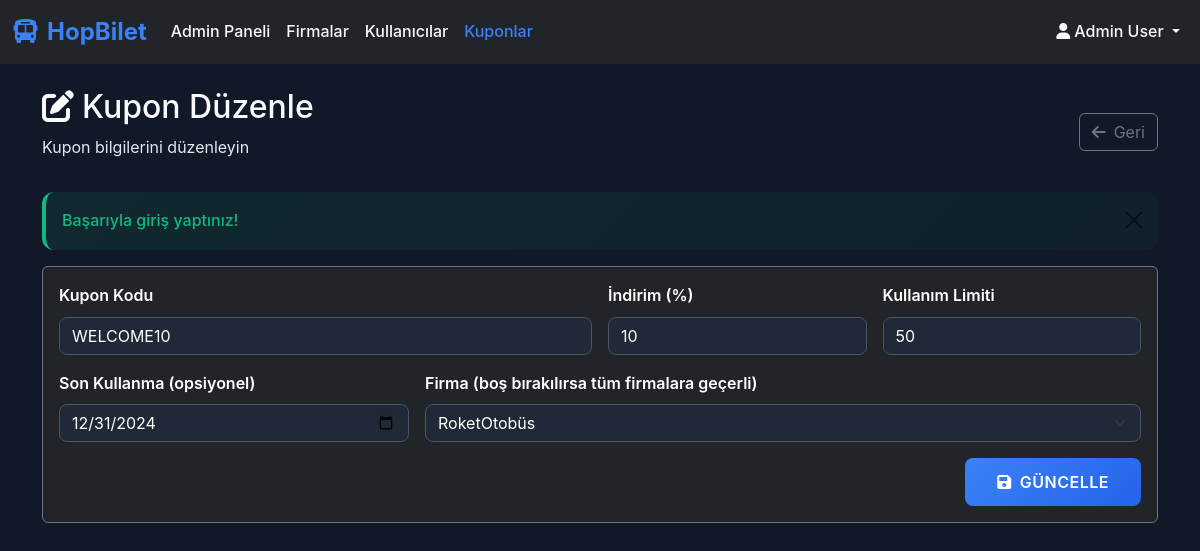
The page /admin/coupon_add.php?id=1 (signed in) on the database its author committed.
### tables this page shows
CREATE TABLE coupons (
            id INTEGER PRIMARY KEY AUTOINCREMENT,
            code VARCHAR(20) UNIQUE NOT NULL,
            discount DECIMAL(5,2) NOT NULL,
            company_id INTEGER,
            usage_limit INTEGER DEFAULT 100,
            expire_date DATE,
            created_at DATETIME DEFAULT CURRENT_TIMESTAMP,
            FOREIGN KEY (company_id) REFERENCES bus_companies(id)
        );

CREATE TABLE bus_companies (
            id INTEGER PRIMARY KEY AUTOINCREMENT,
            name VARCHAR(100) NOT NULL,
            logo_path VARCHAR(255),
            created_at DATETIME DEFAULT CURRENT_TIMESTAMP
        );

### admin/coupon_add.php (the view, shortened to what this page needs)
<?php
require_once '../config/database.php';
require_once '../includes/functions.php';
$coupon = null;
$is_edit = false;
if (isset($_GET['id'])) {
    $coupon_id = (int)$_GET['id'];
    $stmt = $pdo->prepare("SELECT * FROM coupons WHERE id = ?");
    $stmt->execute([$coupon_id]);
    $coupon = $stmt->fetch();
    $is_edit = true;
}
$companies = $pdo->query("SELECT id, name FROM bus_companies ORDER BY name")->fetchAll();
?>
<!DOCTYPE html>
<html lang="tr">
<head>
    <link href="https://cdn.jsdelivr.net/npm/bootstrap@5.3.0/dist/css/bootstrap.min.css" rel="stylesheet">
    <link href="https://cdnjs.cloudflare.com/ajax/libs/font-awesome/6.0.0/css/all.min.css" rel="stylesheet">
    <link href="../assets/css/style.css" rel="stylesheet">
</head>
<body class="dark-theme">
    <nav class="navbar navbar-expand-lg navbar-dark bg-dark">
        <div class="container-fluid">
            <a class="navbar-brand fw-bold" href="dashboard.php"><i class="fas fa-bus me-2"></i>HopBilet</a>
            <div class="collapse navbar-collapse" id="navbarNav">
                <ul class="navbar-nav me-auto">
                    <li class="nav-item"><a class="nav-link" href="dashboard.php">Admin Paneli</a></li>
                    <li class="nav-item"><a class="nav-link" href="companies.php">Firmalar</a></li>
                    <li class="nav-item"><a class="nav-link" href="users.php">Kullanıcılar</a></li>
                    <li class="nav-item"><a class="nav-link active" href="coupons.php">Kuponlar</a></li>
                </ul>
                <ul class="navbar-nav">
                    <li class="nav-item dropdown">
                        <a class="nav-link dropdown-toggle" href="#" role="button" data-bs-toggle="dropdown">
                            <i class="fas fa-user me-1"></i><?php echo htmlspecialchars($_SESSION['full_name']); ?>
                        </a>
                    </li>
                </ul>
            </div>
        </div>
    </nav>
    <div class="container mt-4">
        <div class="d-flex justify-content-between align-items-center mb-3">
            <div>
                <h2 class="text-white"><i class="fas fa-<?php echo $is_edit ? 'edit' : 'plus'; ?> me-2"></i><?php echo $is_edit ? 'Kupon Düzenle' : 'Yeni Kupon'; ?></h2>
                <p class="text-muted"><?php echo $is_edit ? 'Kupon bilgilerini düzenleyin' : 'Genel veya firma bazlı kupon oluşturun'; ?></p>
            </div>
            <a href="coupons.php" class="btn btn-outline-secondary"><i class="fas fa-arrow-left me-2"></i>Geri</a>
        </div>
        <div class="card bg-dark border-secondary">
            <div class="card-body">
                <form method="post" class="row g-3">
                    <div class="col-md-6">
                        <label class="form-label">Kupon Kodu</label>
                        <input type="text" name="code" class="form-control" placeholder="WELCOME10" maxlength="20"
                               value="<?php echo h($coupon['code'] ?? ''); ?>" required>
                    </div>
                    <div class="col-md-3">
                        <label class="form-label">İndirim (%)</label>
                        <input type="number" name="discount" class="form-control" min="1" max="100" step="0.01"
                               value="<?php echo $coupon['discount'] ?? ''; ?>" required>
                    </div>
                    <div class="col-md-3">
                        <label class="form-label">Kullanım Limiti</label>
                        <input type="number" name="usage_limit" class="form-control" min="1"
                               value="<?php echo $coupon['usage_limit'] ?? '100'; ?>" required>
                    </div>
                    <div class="col-md-4">
                        <label class="form-label">Son Kullanma (opsiyonel)</label>
                        <input type="date" name="expire_date" class="form-control"
                               value="<?php echo $coupon['expire_date'] ?? ''; ?>">
                    </div>
                    <div class="col-md-8">
                        <label class="form-label">Firma (boş bırakılırsa tüm firmalara geçerli)</label>
                        <select name="company_id" class="form-select">
                            <?php foreach ($companies as $comp): ?>
                                <option value="<?php echo $comp['id']; ?>"
                                        <?php echo ($coupon['company_id'] ?? '') == $comp['id'] ? 'selected' : ''; ?>>
                                    <?php echo h($comp['name']); ?>
                                </option>
                            <?php endforeach; ?>
                        </select>
                    </div>
                    <div class="col-12 text-end">
                        <button type="submit" class="btn btn-primary">
                            <i class="fas fa-save me-2"></i><?php echo $is_edit ? 'Güncelle' : 'Oluştur'; ?>
                        </button>
                    </div>
                </form>
            </div>
        </div>
    </div>
</body>
</html>

### assets/css/style.css (style rules this page uses)
:root { --primary-color: #3b82f6; --primary-dark: #2563eb; --secondary-color: #8b5cf6; --accent-color: #06b6d4; --success-color: #10b981; --warning-color: #f59e0b; --danger-color: #ef4444; --dark-bg: #111827; --dark-surface: #1f2937; --dark-card: #374151; --dark-text: #ffffff; --dark-muted: #cbd5e1; --border-color: #4b5563; --text-high-contrast: #f8fafc; --text-medium: #e2e8f0; }
* { margin: 0; padding: 0; box-sizing: border-box; }
body { font-family: 'Inter', -apple-system, BlinkMacSystemFont, 'Segoe UI', Roboto, sans-serif; background-color: var(--dark-bg); color: var(--dark-text); line-height: 1.6; }
.dark-theme { background-color: var(--dark-bg); color: var(--dark-text); }
.navbar-brand { font-size: 1.5rem; font-weight: 700; color: var(--primary-color) !important; }
.navbar-dark .navbar-nav .nav-link { color: var(--dark-text) !important; font-weight: 500; transition: color 0.3s ease; }
.navbar-dark .navbar-nav .nav-link.active { color: var(--primary-color) !important; }
.btn-primary { background: linear-gradient(135deg, var(--primary-color), var(--primary-dark)); border: none; font-weight: 600; padding: 0.75rem 2rem; border-radius: 0.5rem; transition: all 0.3s ease; text-transform: uppercase; letter-spacing: 0.5px; }
.text-white { color: var(--text-high-contrast) !important; }
.text-muted { color: var(--text-medium) !important; }
h1, h2, h3, h4, h5, h6 { color: var(--text-high-contrast) !important; }
.navbar-dark .navbar-nav .nav-link { color: var(--text-high-contrast) !important; font-weight: 500; transition: color 0.3s ease; }
.form-control, .form-select { background-color: var(--dark-surface); border: 1px solid var(--border-color); color: var(--dark-text); border-radius: 0.5rem; transition: all 0.3s ease; }
.form-label { color: var(--dark-text); font-weight: 600; margin-bottom: 0.5rem; }

### rows shown on the page
coupons: code "WELCOME10", discount "10", usage_limit "50", expire_date "12/31/2024", company_id "RoketOtobüs"

### other values the page prints
$_SESSION['full_name'] "Admin User"
$_SESSION['success_message'] "Başarıyla giriş yaptınız!"
